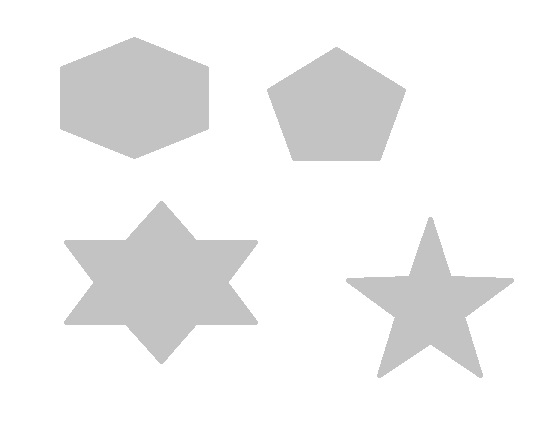
#> input picture tutorials/tutorial B/Corners.jpg, 536 x 424 px, found by its file name
$ jupyter execute CSC420_2019_Tutorial_B.ipynb   (shell and % lines are left out)   (older library calls are emulated)
#> lines starting #> are read from the running program, lines starting #| are printed output that depends on the picture
[cell 1]
# Load the Drive helper and mount
from google.colab import drive

# This will prompt for authorization.
drive.mount('/content/drive')

[cell 2]
# install OpenCV

# the usual ...
import matplotlib.pyplot as plt
import cv2
import numpy as np

[cell 3]
# read an image (make sure CavePainting.jpg is in the main folder in your Google Drive)
img = cv2.imread('/content/drive/My Drive/Corners.jpg') # READS IN NUMPY ARRAY
#> img is the input picture: shape (424, 536, 3); min 186, max 255, mean 241.2
#img = cv2.imread('/content/drive/My Drive/Window2.jpg') # READS IN NUMPY ARRAY

[cell 4]
img = cv2.cvtColor(img, cv2.COLOR_BGR2RGB)

[cell 5]
plt.imshow(img)

[cell 6]
gray = cv2.cvtColor(img, cv2.COLOR_BGR2GRAY)
blur = cv2.GaussianBlur(gray,(5,5),7)
Ix = cv2.Sobel(blur, cv2.CV_64F, 1, 0, ksize=5)
Iy = cv2.Sobel(blur, cv2.CV_64F, 0, 1, ksize=5)
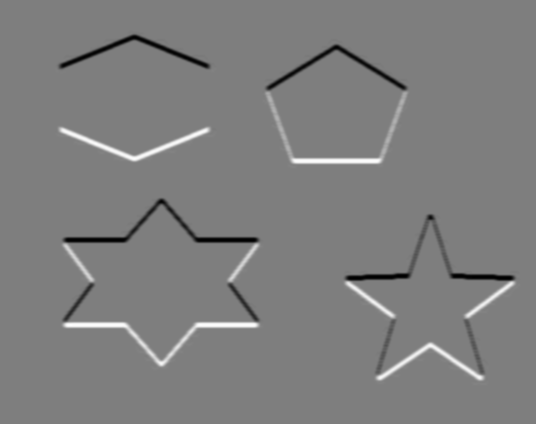
#> Iy: shape (424, 536) float64; min -1556, max 1576, mean 0; drawn with min black and max white

[cell 7]
plt.subplot(2,1,1), plt.imshow(Ix,cmap = 'gray')
plt.subplot(2,1,2), plt.imshow(Iy,cmap = 'gray')
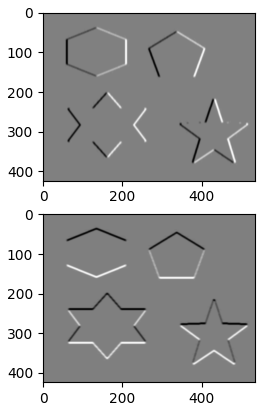
#> figure drawn by matplotlib, 2 panels

[cell 8]
IxIy = np.multiply(Ix, Iy)
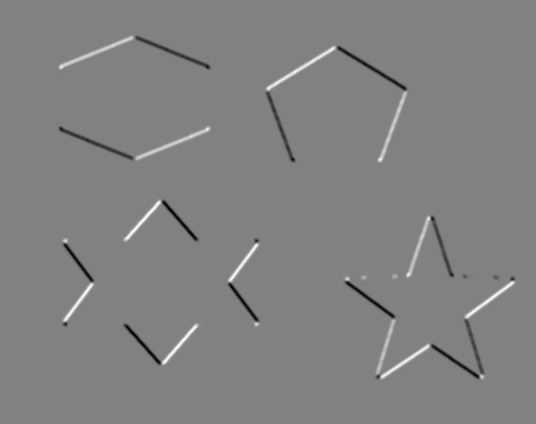
#> IxIy: shape (424, 536) float64; min -1475136, max 1431785, mean 42.4; drawn with min black and max white
Ix2 = np.multiply(Ix, Ix)
Iy2 = np.multiply(Iy, Iy)
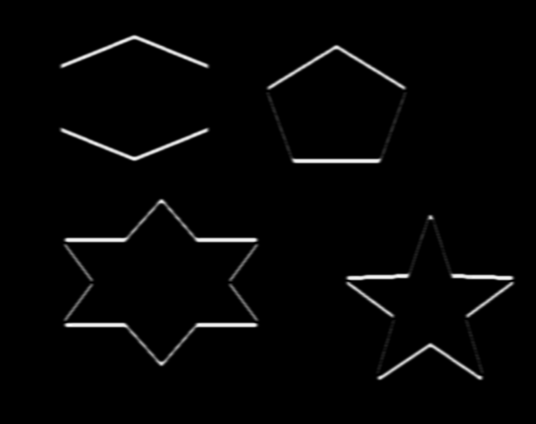
#> Iy2: shape (424, 536) float64; min 0, max 2483776, mean 50013.3; drawn with min black and max white

[cell 9]
Ix2_blur = cv2.GaussianBlur(Ix2,(7,7),10)
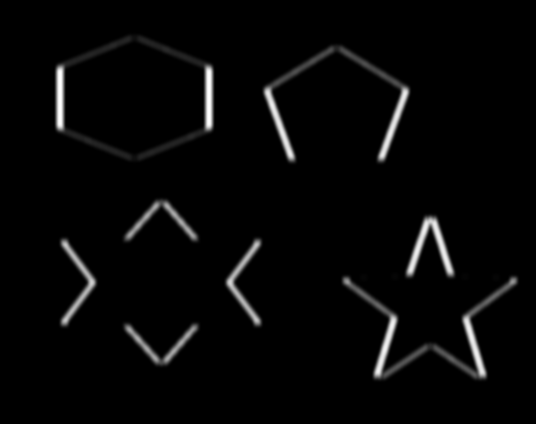
#> Ix2_blur: shape (424, 536) float64; min 0, max 1377872.8, mean 37106.1; drawn with min black and max white
Iy2_blur = cv2.GaussianBlur(Iy2,(7,7),10)
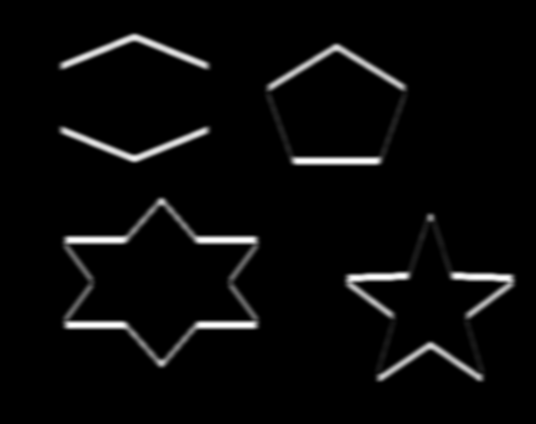
#> Iy2_blur: shape (424, 536) float64; min 0, max 1382703.9, mean 50013.3; drawn with min black and max white
IxIy_blur = cv2.GaussianBlur(IxIy,(7,7),10)
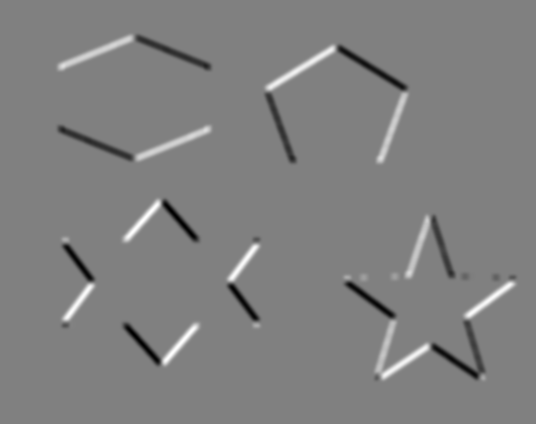
#> IxIy_blur: shape (424, 536) float64; min -769080.2, max 756554.1, mean 42.4; drawn with min black and max white

[cell 10]
plt.subplot(1,3,1), plt.imshow(Ix2_blur,cmap = 'gray')
plt.subplot(1,3,2), plt.imshow(Iy2_blur,cmap = 'gray')
plt.subplot(1,3,3), plt.imshow(IxIy_blur,cmap = 'gray')

[cell 11]
det = np.multiply(Ix2_blur, Iy2_blur) - np.multiply(IxIy_blur,IxIy_blur)
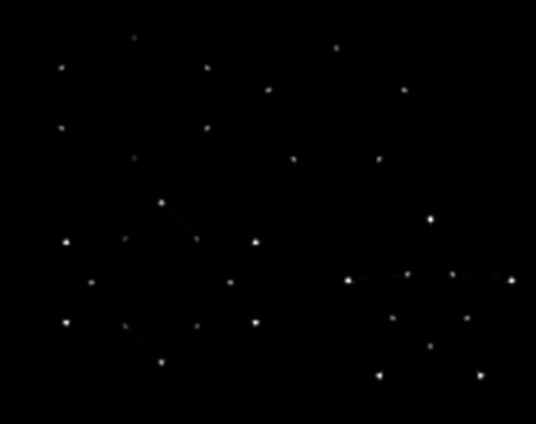
#> det: shape (424, 536) float64; min 0, max 6.61e+11, mean 1.42e+09; drawn with min black and max white
trace = Ix2_blur + Iy2_blur
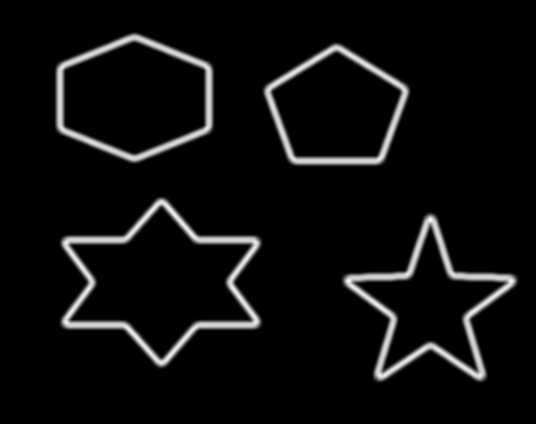
#> trace: shape (424, 536) float64; min 0, max 1654160.4, mean 87119.4; drawn with min black and max white

[cell 12]
plt.subplot(1,2,1), plt.imshow(det,cmap = 'gray')
plt.subplot(1,2,2), plt.imshow(trace,cmap = 'gray')

[cell 13]
R = det - 0.05 * np.multiply(trace,trace)
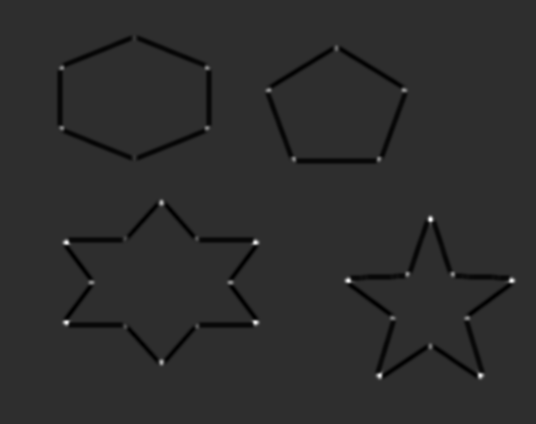
#> R: shape (424, 536) float64; min -1.17e+11, max 5.24e+11, mean -3.29e+09; drawn with min black and max white
plt.subplot(1,2,1), plt.imshow(img), plt.axis('off')
plt.subplot(1,2,2), plt.imshow(R,cmap = 'gray'), plt.axis('off')
